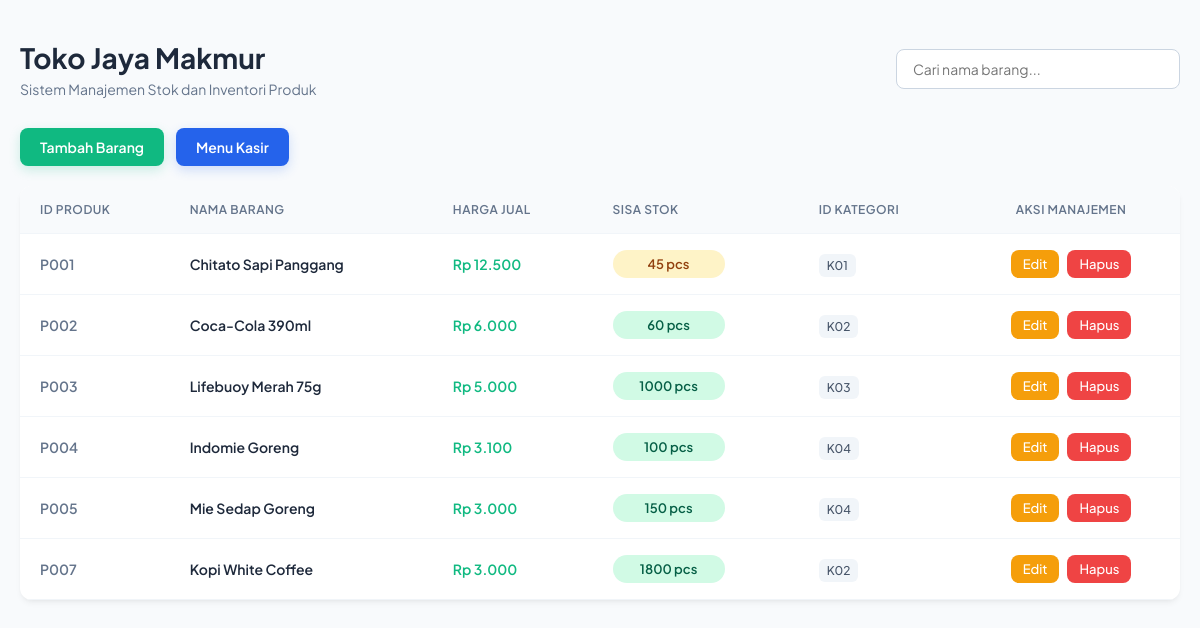
The page / on the database its author committed.
### tables this page shows
CREATE TABLE `produk` (
  `id_produk` varchar(5) NOT NULL,
  `nama_barang` varchar(100) DEFAULT NULL,
  `harga_jual` int(11) DEFAULT NULL,
  `stok` int(11) DEFAULT NULL,
  `id_kategori` varchar(5) DEFAULT NULL,
  `id_supplier` varchar(5) DEFAULT NULL
);

### public/index.php (the view, shortened to what this page needs)
<?php
require_once '../config/database.php';
$stmt = $conn->query("SELECT * FROM produk");
$data = $stmt->fetchAll(PDO::FETCH_ASSOC);
?>
<!DOCTYPE html>
<html lang="id">
<head>
</head>
<body>
<div class="container">
    <div class="header-section">
        <div>
            <h2>Toko Jaya Makmur</h2>
            <p style="color: #64748b; margin: 5px 0 0 0; font-size: 14px;">Sistem Manajemen Stok dan Inventori Produk</p>
        </div>
        <input type="text" id="searchInput" class="search-box" placeholder="Cari nama barang...">
    </div>
    <div class="btn-group-nav">
        <a href="tambah.php" class="btn btn-tambah">Tambah Barang</a>
        <a href="transaksi.php" class="btn btn-kasir">Menu Kasir</a>
    </div>
    <div class="table-container">
        <table border="0" id="productTable">
            <thead>
                <tr>
                    <th>ID Produk</th>
                    <th>Nama Barang</th>
                    <th>Harga Jual</th>
                    <th>Sisa Stok</th>
                    <th>ID Kategori</th>
                    <th style="text-align: center;">Aksi Manajemen</th>
                </tr>
            </thead>
            <tbody>
                <?php foreach ($data as $row): ?>
                <tr>
                    <td style="font-weight: 600; color: #64748b;"><?= $row['id_produk']; ?></td>
                    <td style="font-weight: 600; color: #1e293b;"><?= $row['nama_barang']; ?></td>
                    <td style="font-weight: 600; color: #10b981;">Rp <?= number_format($row['harga_jual'], 0, ',', '.'); ?></td>
                    <td>
                        <?php
                        $stok = $row['stok'];
                        if ($stok < 10) {
                            echo "<span class='badge-stok stok-kritis'>$stok pcs</span>";
                        } elseif ($stok >= 10 && $stok <= 50) {
                            echo "<span class='badge-stok stok-menipis'>$stok pcs</span>";
                        } else {
                            echo "<span class='badge-stok stok-aman'>$stok pcs</span>";
                        }
                        ?>
                    </td>
                    <td><span style="background: #f1f5f9; padding: 4px 8px; border-radius: 6px; font-size: 12px; font-weight: 500; color: #475569;"><?= $row['id_kategori']; ?></span></td>
                    <td>
                        <div class="action-group" style="justify-content: center;">
                            <a href="edit.php?id=<?= $row['id_produk']; ?>" class="btn btn-edit">Edit</a>
                            <a href="hapus.php?id=<?= $row['id_produk']; ?>" class="btn btn-hapus" onclick="return confirm('Apakah kamu yakin ingin menghapus produk <?= $row['nama_barang']; ?>?')">Hapus</a>
                        </div>
                    </td>
                </tr>
                <?php endforeach; ?>
            </tbody>
        </table>
    </div>
</div>
</body>
</html>

### public/index.php (style rules this page uses)
body { font-family: 'Plus Jakarta Sans', Arial, sans-serif; background-color: #f8fafc; margin: 0; padding: 40px 20px; color: #334155; }
.container { max-width: 1200px; margin: 0 auto; }
.header-section { display: flex; justify-content: space-between; align-items: center; margin-bottom: 30px; }
h2 { margin: 0; color: #1e293b; font-weight: 700; font-size: 28px; }
.search-box { padding: 10px 16px; width: 250px; border: 1px solid #cbd5e1; border-radius: 8px; font-family: inherit; font-size: 14px; outline: none; transition: 0.3s; }
.table-container { background-color: white; border-radius: 12px; box-shadow: 0 4px 6px -1px rgba(0, 0, 0, 0.05), 0 2px 4px -2px rgba(0, 0, 0, 0.05); overflow: hidden; }
table { width: 100%; border-collapse: collapse; text-align: left; }
th, td { padding: 16px 20px; border-bottom: 1px solid #f1f5f9; font-size: 14px; }
th { background-color: #f8fafc; color: #64748b; font-weight: 600; text-transform: uppercase; font-size: 12px; letter-spacing: 0.5px; }
.badge-stok { padding: 6px 16px; border-radius: 50px; font-size: 13px; font-weight: 600; display: inline-block; text-align: center; min-width: 80px; }
.stok-aman { background-color: #d1fae5; color: #065f46; }
.stok-menipis { background-color: #fef3c7; color: #92400e; }
.btn-group-nav { display: flex; gap: 12px; margin-bottom: 20px; }
.btn { text-decoration: none; padding: 10px 20px; border-radius: 8px; color: white; font-size: 14px; font-weight: 600; display: inline-flex; align-items: center; transition: all 0.2s ease; }
.btn-tambah { background-color: #10b981; box-shadow: 0 4px 12px rgba(16, 185, 129, 0.2); }
.btn-kasir { background-color: #2563eb; box-shadow: 0 4px 12px rgba(37, 99, 235, 0.2); }
.btn-edit { background-color: #f59e0b; padding: 6px 12px; font-size: 13px; font-weight: 500; }
.btn-hapus { background-color: #ef4444; padding: 6px 12px; font-size: 13px; font-weight: 500; }
.action-group { display: flex; gap: 8px; }

### rows shown on the page
produk: id_produk "P001", nama_barang "Chitato Sapi Panggang", harga_jual "12.500", stok "45", id_kategori "K01"
produk: id_produk "P002", nama_barang "Coca-Cola 390ml", harga_jual "6.000", stok "60", id_kategori "K02"
produk: id_produk "P003", nama_barang "Lifebuoy Merah 75g", harga_jual "5.000", stok "1000", id_kategori "K03"
produk: id_produk "P004", nama_barang "Indomie Goreng", harga_jual "3.100", stok "100", id_kategori "K04"
produk: id_produk "P005", nama_barang "Mie Sedap Goreng", harga_jual "3.000", stok "150", id_kategori "K04"
produk: id_produk "P007", nama_barang "Kopi White Coffee", harga_jual "3.000", stok "1800", id_kategori "K02"
